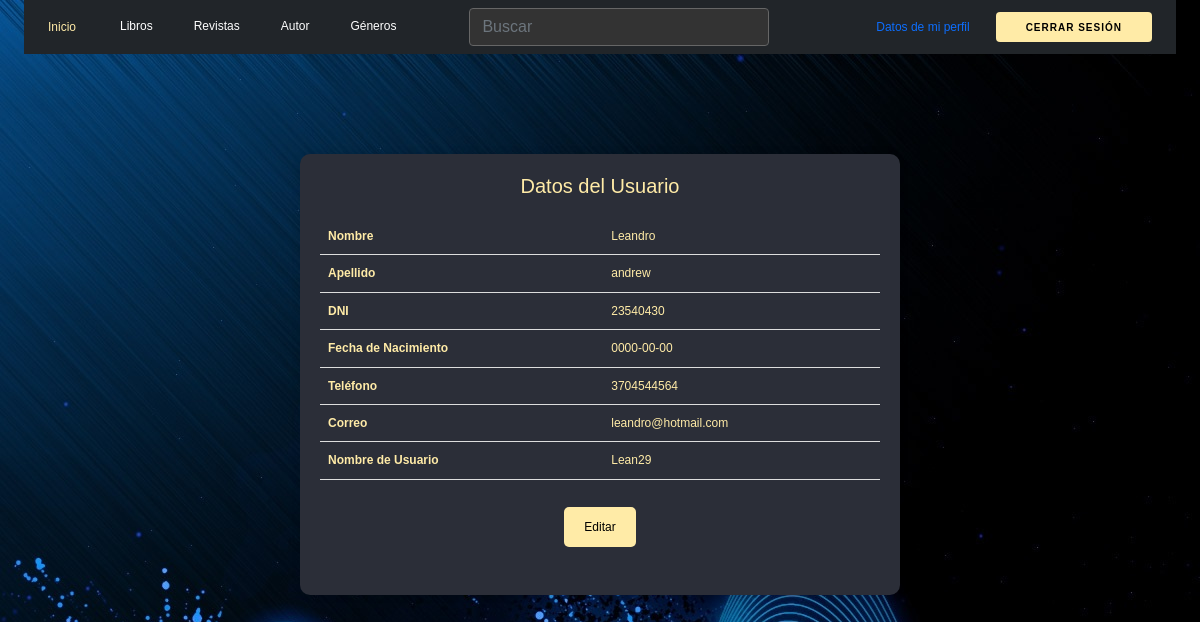
Page /view/perfiles/perfil.php (signed in) on the committed database.
### tables this page shows
CREATE TABLE `usuarios` (
  `id` int(11) NOT NULL,
  `correo` varchar(150) NOT NULL,
  `password` varchar(150) NOT NULL,
  `nombre` varchar(50) NOT NULL,
  `apellido` varchar(50) NOT NULL,
  `dni` varchar(20) NOT NULL,
  `telefono` varchar(20) NOT NULL,
  `fecha_nacimiento` date NOT NULL,
  `usuario` varchar(50) NOT NULL
);

### view/perfiles/perfil.php (the view, shortened to what this page needs)
<?php
try {
    $database = new db();
    $conn = $database->conexion();
    $correo_usuario = $_SESSION['usuario'];
    $sql = "SELECT * FROM usuarios WHERE usuario = :usuarios";
    $stmt = $conn->prepare($sql);
    $stmt->bindParam(':usuarios', $correo_usuario);
    $stmt->execute();
    $usuario = $stmt->fetch(PDO::FETCH_ASSOC);
} catch (PDOException $e) {
    echo "Error: " . $e->getMessage();
}
require_once("c://xampp/htdocs/login/view/head/header.php");
?>
<!DOCTYPE html>
<html lang="es">
<head>
</head>
<body>
<div class="container">
        <h2>Datos del Usuario</h2>
        <form id="editForm" action="actualizarUsuario.php" method="post">
            <table>
                <tr>
                    <th>Nombre</th>
                    <td>
                        <span class="view-field"><?= $usuario['nombre'] ?></span>
                    </td>
                </tr>
                <tr>
                    <th>Apellido</th>
                    <td>
                        <span class="view-field"><?= $usuario['apellido'] ?></span>
                    </td>
                </tr>
                <tr>
                    <th>DNI</th>
                    <td>
                        <span class="view-field"><?= $usuario['dni'] ?></span>
                    </td>
                </tr>
                <tr>
                    <th>Fecha de Nacimiento</th>
                    <td>
                        <span class="view-field"><?= $usuario['fecha_nacimiento'] ?></span>
                    </td>
                </tr>
                <tr>
                    <th>Teléfono</th>
                    <td>
                        <span class="view-field"><?= $usuario['telefono'] ?></span>
                    </td>
                </tr>
                <tr>
                    <th>Correo</th>
                    <td>
                        <span class="view-field"><?= $usuario['correo'] ?></span>
                    </td>
                </tr>
                <tr>
                    <th>Nombre de Usuario</th>
                    <td>
                        <span class="view-field"><?= $usuario['usuario'] ?></span>
                    </td>
                </tr>
            </table>
            <br>
            <button id="editBtn" type="button" class="edit-btn" onclick="toggleEdit()">Editar</button>
            <br>
        </form>
    </div>
</body>
</html>

### asset/css/estilos.css (style rules this page uses)
body { background-image: url(""); }

### view/head/header.php (style rules this page uses)
body { background-image: url("/login/Abstract-blue-waves_2560x1600.jpg"); font-family: 'Poppins', sans-serif; font-weight: 300; line-height: 1.7; color: #ffeba7; background-color: #1f2029; }

### view/perfiles/perfil.php (style rules this page uses)
.container { max-width: 600px; margin: 100px auto; padding: 20px; border-radius: 10px; box-shadow: 0 0 10px rgba(0, 0, 0, 0.1); background-color: #2b2e38; color: #fff; }
.container h2 { margin-bottom: 20px; text-align: center; color: #ffeba7; font-size: 20px; }
table { width: 100%; border-collapse: collapse; }
th, td { padding: 8px; border-bottom: 1px solid #ddd; font-size: 12px; text-align: left; color: #ffeba7; }
th { background-color: #2b2e38; }
.edit-btn { display: block; margin-bottom: 20px; padding: 10px 20px; font-size: 12px; background-color: #ffeba7; color: #000; border: none; border-radius: 5px; cursor: pointer; margin: 0 auto; }

### rows in the picture
usuarios: nombre "Leandro", apellido "andrew", dni "23540430", fecha_nacimiento "0000-00-00", telefono "3704544564", correo "leandro@hotmail.com", usuario "Lean29"
